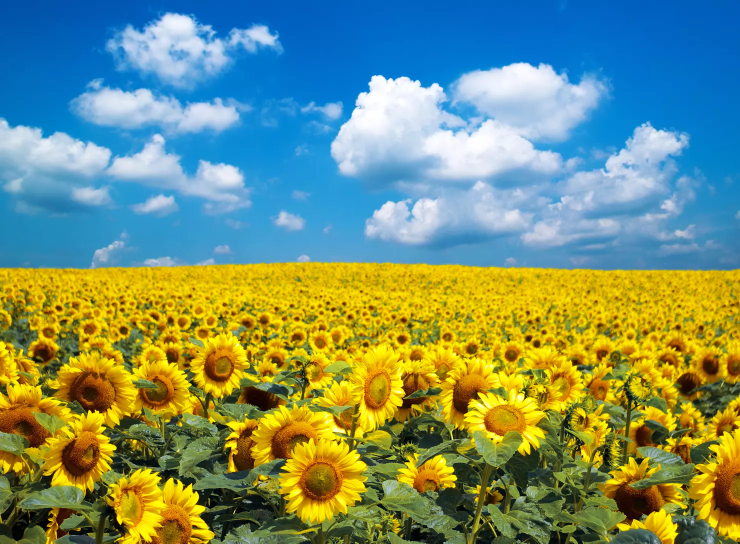
#> input picture Fall_2023/Project1/Exam/Module 1 exam Download Sep 29, 2023 944 AM/258349-1958267 - Amir Marji - Sep 25, 2023 1134 AM/Input.png, 1480 x 1087 px, found by its file name (shown at 1/2 size)
$ jupyter execute 'Module 1 exam.ipynb'
#> lines starting #> are read from the running program, lines starting #| are printed output that depends on the picture; after the words box and inside, x2 and y2 are one past the last pixel; in counts of white or black regions, pixels touching at a corner belong together
[cell 1]
# Image Pipeline

import cv2
import numpy as np
import matplotlib.pyplot as plt

#Import image
img = cv2.imread('Input.png')
#> img is the input picture: shape (1087, 1480, 3); mean B, G, R 112, 144.9, 119.1

img = cv2.cvtColor(img,cv2.COLOR_BGR2RGB)

plt.imshow(img)

[cell 2]
# Import Libraries
import cv2
import numpy as np
import matplotlib.pyplot as plt

[cell 3]
# [41 lines left out: function rgb_to_hsv, not called in this run]

[cell 4]
# [16 lines left out: function rgb_to_hsv_func, not called in this run]

[cell 5]
def bgr_to_rgb_func(img):
    #Saving height and width
    h = img.shape[0]
#> h = 1087
    w = img.shape[1]
#> w = 1480
    d = img.shape[2]
#> d = 3

    #Creating an empty array as image shape
    imgRGB = np.zeros((h,w,d), dtype=np.uint8)
    #For each row in our grid.
    for y in range(0,h):
        #Search each pixel in the row
        for x in range(0,w):
            imgRGB[y][x][0]=img[y][x][2]
            imgRGB[y][x][1]=img[y][x][1]
            imgRGB[y][x][2]=img[y][x][0]
    return imgRGB

[cell 6]
# Import image
img = cv2.imread('Input.png', 1)
img = bgr_to_rgb_func(img)
plt.imshow(img)

[cell 7]
# lets analyze the ful image's HSV histogram hue,saturation,

img = cv2.cvtColor(img,cv2.COLOR_RGB2BGR)

hist = cv2.calcHist([img],[0],None, [256],[0,255])
#> hist = 256 values, max 226737 at index 0, min 0 at index 255, mean 6248.5
plt.plot(hist, color='red')
plt.xlim([0,255])

hist = cv2.calcHist([img],[1],None, [256],[0,255])
#> hist = 256 values, max 16963 at index 161, min 0 at index 255, mean 6271.6
plt.plot(hist, color='green')
plt.xlim([0,255])

hist = cv2.calcHist([img],[2],None, [256],[0,255])
#> hist = 256 values, max 93407 at index 1, min 0 at index 255, mean 6168.8
plt.plot(hist, color='blue')
plt.xlim([0,255])

plt.legend(["hue","saturation","value"],loc='upper right')

plt.show()
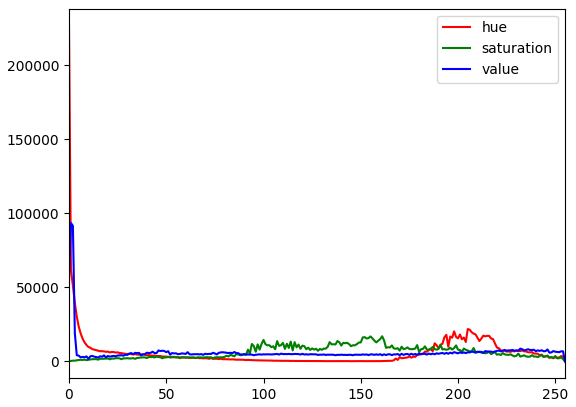
#> figure drawn by matplotlib, 1 panel; curve peaks at x = 0, y = 226737; curve peaks at x = 161, y = 16963; curve peaks at x = 1, y = 93407

[cell 8]
#Import image
img = cv2.imread('Input.png')

img = cv2.cvtColor(img,cv2.COLOR_BGR2RGB)

plt.imshow(img)

[cell 9]
#Create masks and bounding boxes on the image

#cv2.rectangle(img,top_left, bottom_right, rect_color, thickness)

#Top_left
top_left = (0,530)

#Bottom Right
bottom_right = (1470,1000)

#rectangle color
rect_color = (255,0,0)

#thickness
thickness = 3

# Rectangle function
img_rect = cv2.rectangle(img, top_left, bottom_right, rect_color, thickness)
# Plot image
plt.imshow(img_rect)

[cell 10]
#Create a Mask
#First lets use python for slicing

#top_left = (0,530)
#bottom_right = (1470,1000)


img_masked = img[500:1000,0:1470]
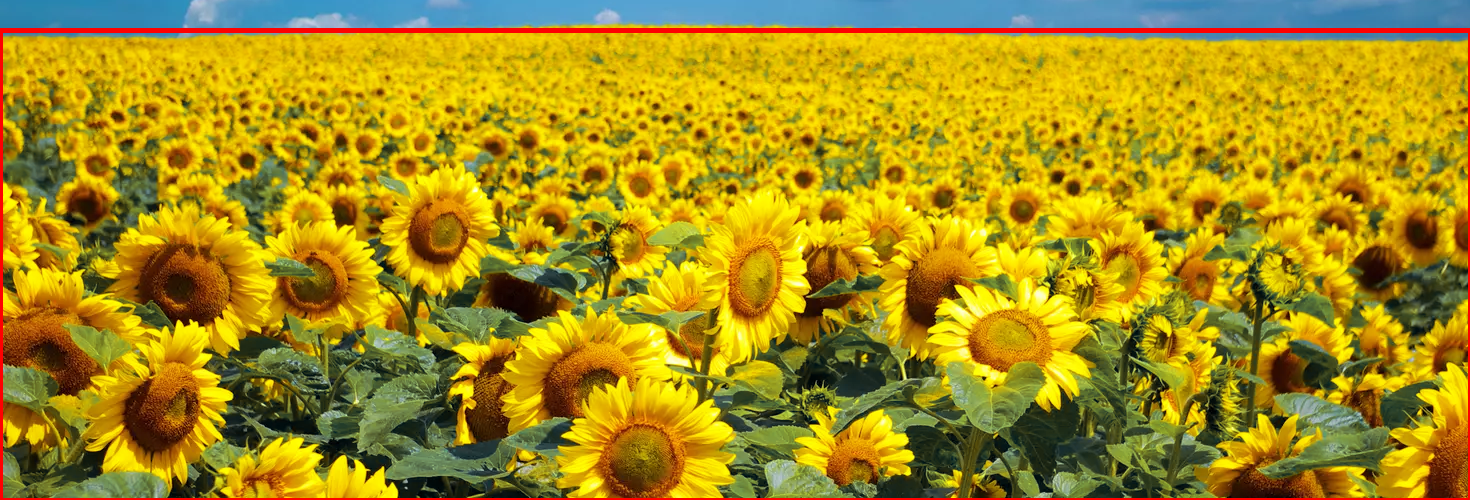
#> img_masked: shape (500, 1470, 3); mean R, G, B 167.2, 142.5, 25.5
plt.imshow(img_masked)

[cell 11]
# Create a histogram of HSV values.
img_masked = cv2.cvtColor(img_masked, cv2.COLOR_RGB2HSV)
#> img_masked: shape (500, 1470, 3); mean H, S, V 31.8, 217.2, 176.8
# Hue
hist = cv2.calcHist([img_masked],[0],None,[256],[0,255])
#> hist = 256 values, max 84647 at index 25, min 0 at index 118, mean 2871.1
# Add histogram to the plot.
plt.plot(hist, color='red')
# Limit the plot range on the x-axis to 256 values.
plt.xlim([0,255])
# Saturation
hist = cv2.calcHist([img_masked],[1],None,[256],[0,255])
#> hist = 256 values, max 49830 at index 254, min 0 at index 1, mean 2011.8
# Add histogram to the plot.
plt.plot(hist, color='green')
# Limit the plot range on the x-axis to 256 values.
plt.xlim([0,255])
# Value
hist = cv2.calcHist([img_masked],[2],None,[256],[0,255])
#> hist = 256 values, max 6976 at index 232, min 0 at index 255, mean 2721.1
# Add histogram to the plot.
plt.plot(hist, color='blue')
# Limit the plot range on the x-axis to 256 values.
plt.xlim([0,255])
# Add a legend
plt.legend(('hue','saturation','value'), loc = 'upper left')
# Plot a histogram.
plt.show()
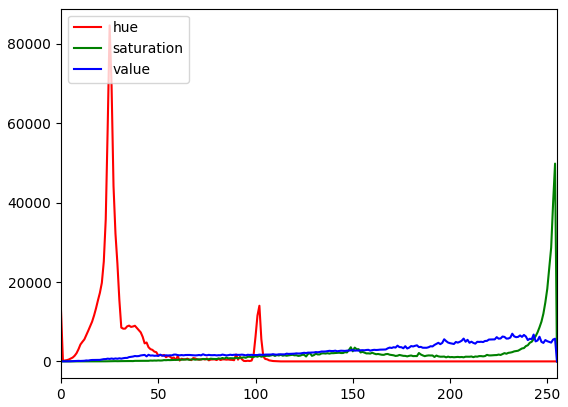
#> figure drawn by matplotlib, 1 panel; curve peaks at x = 25, y = 84647; curve peaks at x = 254, y = 49830; curve peaks at x = 232, y = 6976

[cell 12]
# Create a histogram of HSV values.
img_masked = cv2.cvtColor(img_masked, cv2.COLOR_RGB2HSV)
#> img_masked: shape (500, 1470, 3); mean H, S, V 83.7, 214.6, 223.2
# Hue
hist = cv2.calcHist([img_masked],[0],None,[256],[0,255])
#> hist = 256 values, max 56264 at index 90, min 0 at index 180, mean 2871.1
# Add histogram to the plot.
plt.plot(hist, color='red')
# Limit the plot range on the x-axis to 256 values.
plt.xlim([0,255])
# Saturation
hist = cv2.calcHist([img_masked],[1],None,[256],[0,255])
#> hist = 256 values, max 79951 at index 230, min 0 at index 1, mean 2821
# Add histogram to the plot.
plt.plot(hist, color='green')
# Limit the plot range on the x-axis to 256 values.
plt.xlim([0,255])
# Value
hist = cv2.calcHist([img_masked],[2],None,[256],[0,255])
#> hist = 256 values, max 48043 at index 254, min 0 at index 1, mean 1926.9
# Add histogram to the plot.
plt.plot(hist, color='blue')
# Limit the plot range on the x-axis to 256 values.
plt.xlim([0,255])
# Add a legend
plt.legend(('hue','saturation','value'), loc = 'upper left')
# Plot a histogram.
plt.show()
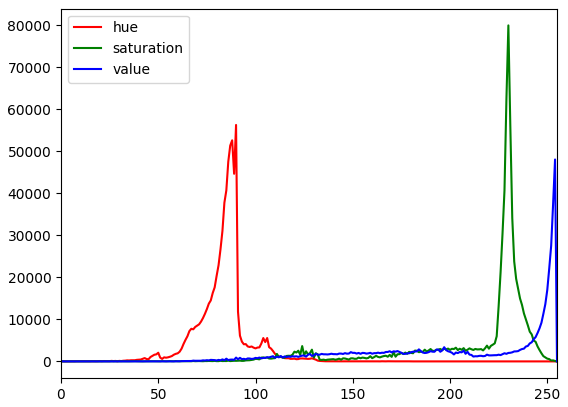
#> figure drawn by matplotlib, 1 panel; curve peaks at x = 90, y = 56264; curve peaks at x = 230, y = 79951; curve peaks at x = 254, y = 48043

[cell 13]
import cv2
import numpy as np
import matplotlib.pyplot as plt
img = cv2.imread('Input.png')
#Create an empty 2D array filled with zeros the same shape as our image. Notice
mask = np.zeros(img.shape[:2], np.uint8)
# Set the masked to white. Remember black is 0 and white is 255 is 8 bit color.
mask[500:1000,0:1470] = 255
# Image shape to confirm it's the same size as our image.
print(mask.shape)

[cell 14]
plt.imshow(mask, cmap="gray")
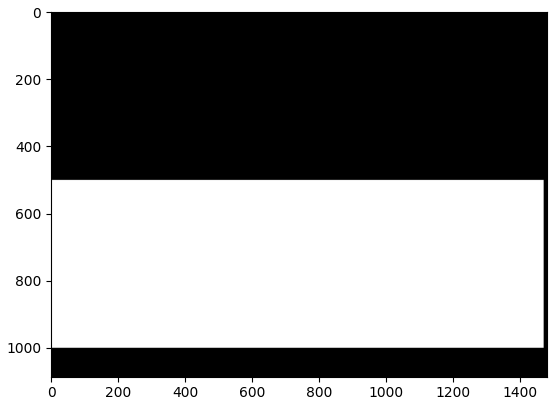
#> figure drawn by matplotlib, 1 panel

[cell 15]
# Let's add our mask to our image.
# Import the face image again.
img = cv2.imread("Input.png")
# Convert our image to RGB so we can plot it.
img = cv2.cvtColor(img, cv2.COLOR_BGR2RGB)
# The bitwise AND operator ( & ) compares each bit of the first operand to the c
# If both bits are 1, the corresponding result bit is set to 1. Otherwise, the c
# First image to compare. Second image to compare. Mask to use.
img_masked = cv2.bitwise_and(img, img, mask=mask)
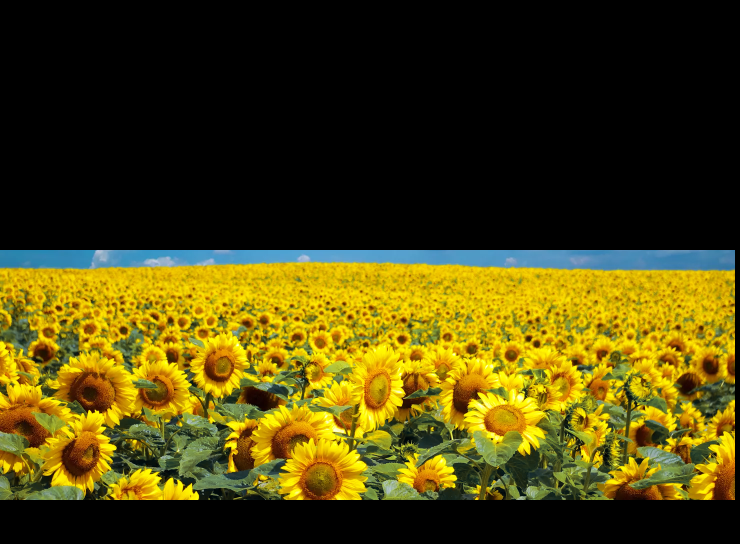
#> img_masked: shape (1087, 1480, 3) (shown at 1/2 size); mean R, G, B 75.4, 66.2, 12.3
# Plot the masked image.
plt.imshow(img_masked)

[cell 16]
# Create a histogram of HSV values.
img = cv2.cvtColor(img, cv2.COLOR_RGB2HSV)
#> img: shape (1087, 1480, 3); mean H, S, V 66, 190.4, 186.8
# Hue
hist = cv2.calcHist([img],[0],mask,[256],[0,255])
#> hist = 256 values, max 86060 at index 25, min 0 at index 118, mean 2871.1
# Add histogram to the plot.
plt.plot(hist, color='red')
# Limit the plot range on the x-axis to 256 values.
plt.xlim([0,255])
# Saturation
hist = cv2.calcHist([img],[1],mask,[256],[0,255])
#> hist = 256 values, max 50336 at index 254, min 0 at index 1, mean 2053.8
# Add histogram to the plot.
plt.plot(hist, color='green')
# Limit the plot range on the x-axis to 256 values.
plt.xlim([0,255])
# Value
hist = cv2.calcHist([img],[2],mask,[256],[0,255])
#> hist = 256 values, max 7094 at index 232, min 0 at index 255, mean 2769.7
# Add histogram to the plot.
plt.plot(hist, color='blue')
# Limit the plot range on the x-axis to 256 values.
plt.xlim([0,255])
# Add a legend
plt.legend(('hue','saturation','value'), loc = 'upper left')
# Plot a histogram.
plt.show()
#> figure, not shown here; curve peaks at x = 25, y = 86060; curve peaks at x = 254, y = 50336; curve peaks at x = 232, y = 7094

[cell 17]
import cv2
import numpy as np
import matplotlib.pyplot as plt

# Load the image
image = cv2.imread('face.jpeg')  # Replace 'your_image.jpg' with your image file path
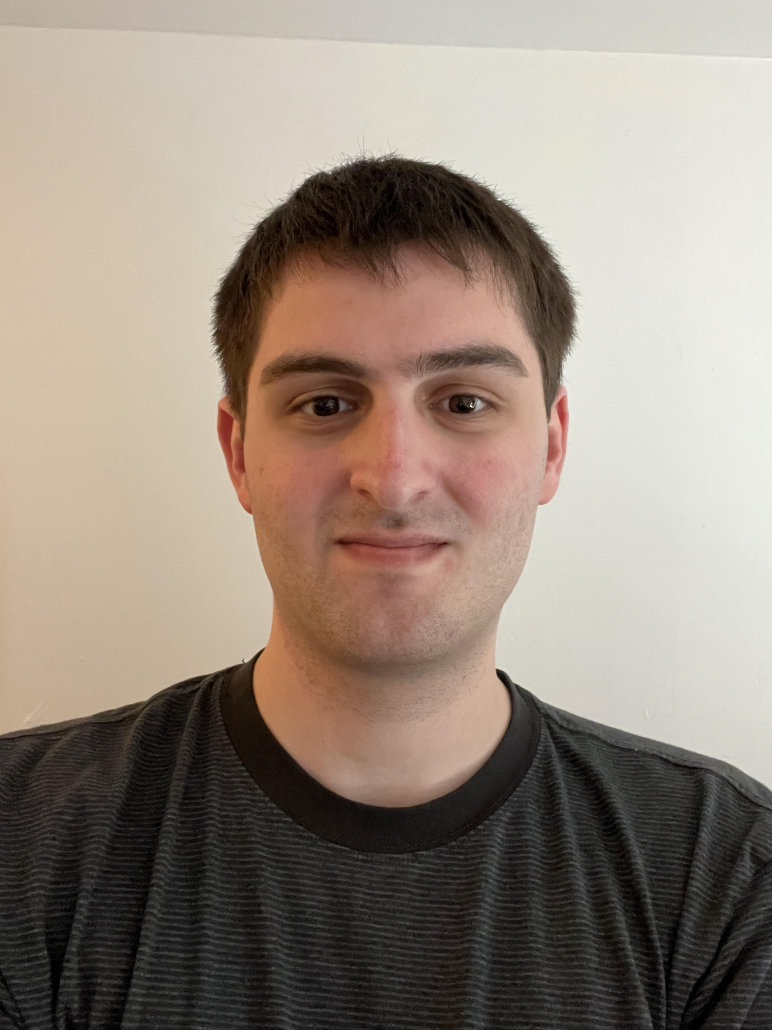
#> input picture Fall_2023/Project1/Part2/Project 1 Part 2 Download Sep 29, 2023 943 AM/258024-1939611 - Scott Klein - Sep 25, 2023 742 PM/Klein_Scott/face.jpeg, 2316 x 3088 px, found by its file name (shown at 1/3 size)
#> image is the input picture: shape (3088, 2316, 3); mean B, G, R 125, 136.7, 149.7

# Convert the image to the HSV color space
hsv_image = cv2.cvtColor(image, cv2.COLOR_BGR2HSV)
#> hsv_image: shape (3088, 2316, 3); mean H, S, V 21, 48.4, 149.8

# Calculate the HSV histogram
hist_hue = cv2.calcHist([hsv_image], [0], None, [256], [0, 256])
#> hist_hue = 256 values, max 906085 at index 30, min 0 at index 31, mean 27936.8
hist_saturation = cv2.calcHist([hsv_image], [1], None, [256], [0, 256])
#> hist_saturation = 256 values, max 900706 at index 9, min 0 at index 252, mean 27936.8
hist_value = cv2.calcHist([hsv_image], [2], None, [256], [0, 256])
#> hist_value = 256 values, max 172956 at index 211, min 4 at index 254, mean 27936.8

# Plot the histograms
plt.figure(figsize=(12, 4))
plt.subplot(131)
plt.plot(hist_hue, color='r')
plt.title('Hue Histogram')
plt.subplot(132)
plt.plot(hist_saturation, color='g')
plt.title('Saturation Histogram')
plt.subplot(133)
plt.plot(hist_value, color='b')
plt.title('Value Histogram')

# Show the histograms
plt.tight_layout()
plt.show()
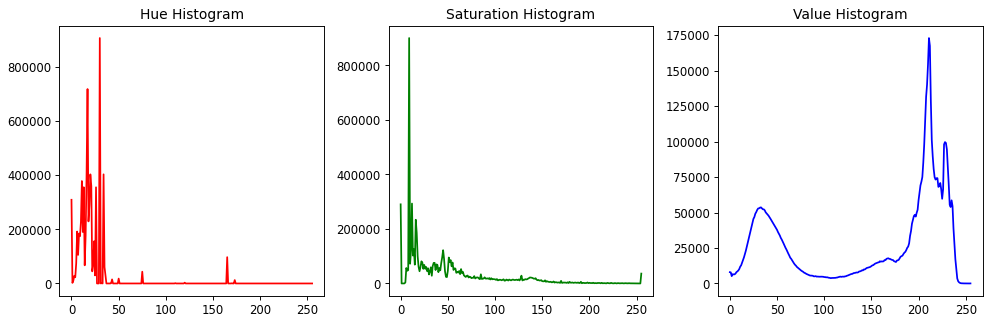
#> figure drawn by matplotlib, 3 panels; panel 1: curve peaks at x = 30, y = 906085; panel 2: curve peaks at x = 9, y = 900706; panel 3: curve peaks at x = 211, y = 172956

[cell 18]
import cv2
import numpy as np
import matplotlib.pyplot as plt

# Load the image
image = cv2.imread('Input.png')  # Replace 'your_image.jpg' with your image file path

# Convert the image to the HSV color space
hsv_image = cv2.cvtColor(image, cv2.COLOR_BGR2HSV)

# Define the HSV range for skin tones (adjust these values as needed)
lower_skin = np.array([0, 20, 80], dtype=np.uint8)
upper_skin = np.array([30, 255, 255], dtype=np.uint8)

# Create a mask for skin tones
skin_mask = cv2.inRange(hsv_image, lower_skin, upper_skin)
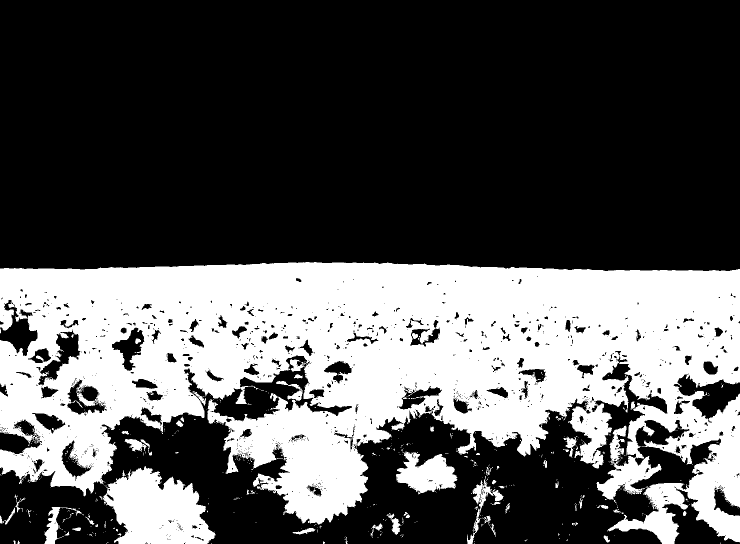
#> skin_mask: shape (1087, 1480) (shown at 1/2 size); 33.7% white; 536 white regions (472 under 20 px), largest, box (x1, y1, x2, y2) and area: (0, 524, 1480, 1087) 502972, (205, 932, 431, 1087) 22957, (792, 903, 915, 989) 6372

# Apply the mask to the original image
skin_segmented = cv2.bitwise_and(image, image, mask=skin_mask)
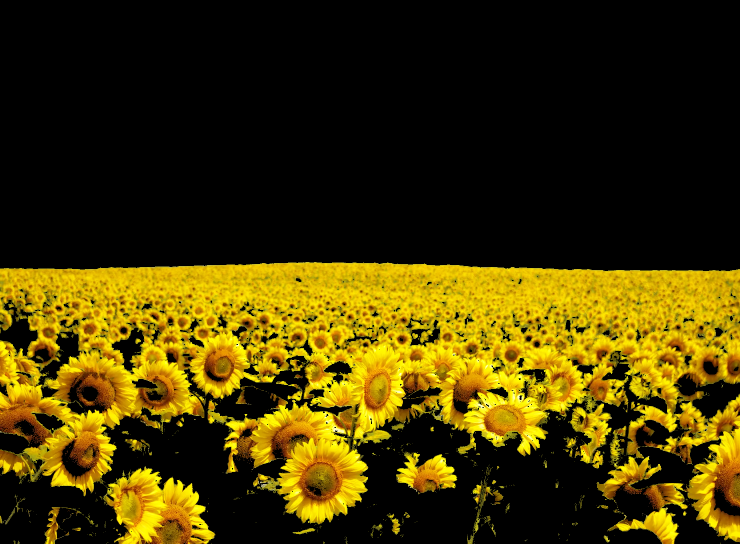
#> skin_segmented: shape (1087, 1480, 3) (shown at 1/2 size); mean B, G, R 1.8, 54.9, 68.1

# Display the segmented image using matplotlib in a new cell
plt.figure(figsize=(8, 8))
plt.imshow(cv2.cvtColor(skin_segmented, cv2.COLOR_BGR2RGB))
plt.axis('off')
plt.show()
